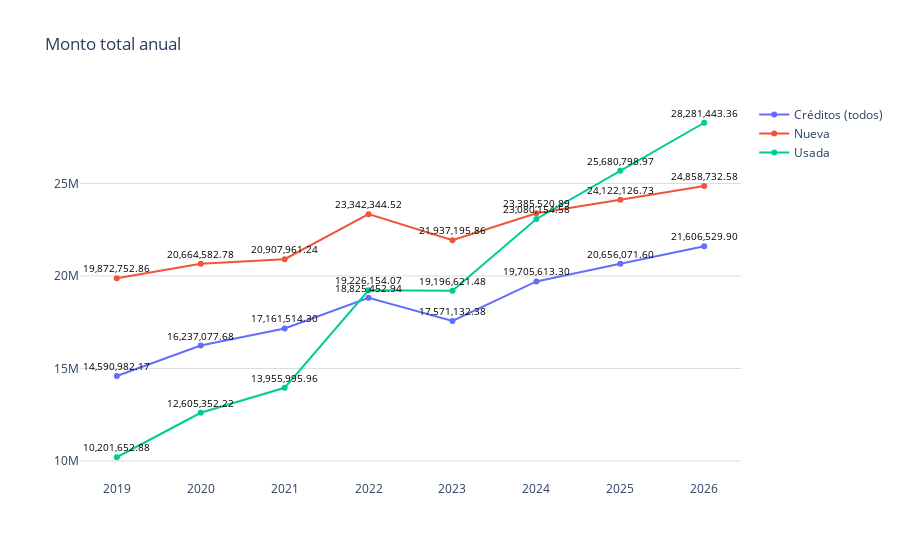

This figure's notebook cell:
### Code cell
forecast_creditosgral_totales_pachuca = pd.concat([total_todos_pachuca, total_nueva_pachuca,total_usada_pachuca], ignore_index=True)
# Datos
trimestres = forecast_creditosgral_totales_pachuca['año']
modalidades = forecast_creditosgral_totales_pachuca['modalidad']
montos = forecast_creditosgral_totales_pachuca['montos']

# Limpiar las cadenas de montos y convertirlas a números
promedios_limpios = [float(montos.replace(',', '')) for montos in montos]

fig = go.Figure()
# Agregar líneas para cada modalidad
for modalidad in modalidades.unique():
    df_modalidad = forecast_creditosgral_totales_pachuca[forecast_creditosgral_totales_pachuca['modalidad'] == modalidad]
    fig.add_trace(go.Scatter(
        x=df_modalidad['año'],
        y=df_modalidad['montos'].apply(lambda x: float(x.replace(',', ''))),  # Usar los montos limpios
        mode='markers+lines',
        name=modalidad
    ))

fig.update_layout(
    title='Monto total anual',
    yaxis=dict(gridcolor='#dddcda'),
    plot_bgcolor='rgba(0,0,0,0)',  # Color de fondo del gráfico
)

# Agregar etiquetas de texto a los puntos
for trace in fig.data:
    df_modalidad = forecast_creditosgral_totales_pachuca[forecast_creditosgral_totales_pachuca['modalidad'] == trace.name]
    for i, point in enumerate(trace.y):
        fig.add_annotation(
            x=trace.x[i], 
            y=point, 
            text=f'{df_modalidad.iloc[i]["montos"]}', 
            showarrow=False,
            font=dict(color='black', size=10),
            yshift=10
        )

# Exportar gráfica como archivo HTML
def guardar_grafico_como_html(fig, nombre_archivo, carpeta='graficas'):
    # Crear la carpeta si no existe
    if not os.path.exists(carpeta):
        os.makedirs(carpeta)
    
    # Gráfica como archivo HTML en la carpeta especificada
    pio.write_html(fig, f'{carpeta}/{nombre_archivo}.html')

guardar_grafico_como_html(fig, 'g_scatt_forecastcreditgral_promedio_pachuca', carpeta='graficas')
fig.show()

### Figure 1 — Plotly figure (JSON) as saved in the notebook; plotly's stock layout.template omitted (floating-point values rounded to 4 significant figures)
{"data": [{"mode": "markers+lines", "name": "Créditos (todos)", "type": "scatter", "x": [2019, 2020, 2021, 2022, 2023, 2024, 2025, 2026], "y": [14590000.0, 16240000.0, 17160000.0, 18830000.0, 17570000.0, 19710000.0, 20660000.0, 21610000.0]}, {"mode": "markers+lines", "name": "Nueva", "type": "scatter", "x": [2019, 2020, 2021, 2022, 2023, 2024, 2025, 2026], "y": [19870000.0, 20660000.0, 20910000.0, 23340000.0, 21940000.0, 23390000.0, 24120000.0, 24860000.0]}, {"mode": "markers+lines", "name": "Usada", "type": "scatter", "x": [2019, 2020, 2021, 2022, 2023, 2024, 2025, 2026], "y": [10200000.0, 12610000.0, 13960000.0, 19230000.0, 19200000.0, 23080000.0, 25680000.0, 28280000.0]}], "layout": {"annotations": [{"font": {"color": "black", "size": 10}, "showarrow": false, "text": "14,590,982.17", "x": 2019, "y": 14590000.0, "yshift": 10}, {"font": {"color": "black", "size": 10}, "showarrow": false, "text": "16,237,077.68", "x": 2020, "y": 16240000.0, "yshift": 10}, {"font": {"color": "black", "size": 10}, "showarrow": false, "text": "17,161,514.30", "x": 2021, "y": 17160000.0, "yshift": 10}, {"font": {"color": "black", "size": 10}, "showarrow": false, "text": "18,825,452.94", "x": 2022, "y": 18830000.0, "yshift": 10}, {"font": {"color": "black", "size": 10}, "showarrow": false, "text": "17,571,132.38", "x": 2023, "y": 17570000.0, "yshift": 10}, {"font": {"color": "black", "size": 10}, "showarrow": false, "text": "19,705,613.30", "x": 2024, "y": 19710000.0, "yshift": 10}, {"font": {"color": "black", "size": 10}, "showarrow": false, "text": "20,656,071.60", "x": 2025, "y": 20660000.0, "yshift": 10}, {"font": {"color": "black", "size": 10}, "showarrow": false, "text": "21,606,529.90", "x": 2026, "y": 21610000.0, "yshift": 10}, {"font": {"color": "black", "size": 10}, "showarrow": false, "text": "19,872,752.86", "x": 2019, "y": 19870000.0, "yshift": 10}, {"font": {"color": "black", "size": 10}, "showarrow": false, "text": "20,664,582.78", "x": 2020, "y": 20660000.0, "yshift": 10}, {"font": {"color": "black", "size": 10}, "showarrow": false, "text": "20,907,961.24", "x": 2021, "y": 20910000.0, "yshift": 10}, {"font": {"color": "black", "size": 10}, "showarrow": false, "text": "23,342,344.52", "x": 2022, "y": 23340000.0, "yshift": 10}, {"font": {"color": "black", "size": 10}, "showarrow": false, "text": "21,937,195.86", "x": 2023, "y": 21940000.0, "yshift": 10}, {"font": {"color": "black", "size": 10}, "showarrow": false, "text": "23,385,520.89", "x": 2024, "y": 23390000.0, "yshift": 10}, {"font": {"color": "black", "size": 10}, "showarrow": false, "text": "24,122,126.73", "x": 2025, "y": 24120000.0, "yshift": 10}, {"font": {"color": "black", "size": 10}, "showarrow": false, "text": "24,858,732.58", "x": 2026, "y": 24860000.0, "yshift": 10}, {"font": {"color": "black", "size": 10}, "showarrow": false, "text": "10,201,652.88", "x": 2019, "y": 10200000.0, "yshift": 10}, {"font": {"color": "black", "size": 10}, "showarrow": false, "text": "12,605,352.22", "x": 2020, "y": 12610000.0, "yshift": 10}, {"font": {"color": "black", "size": 10}, "showarrow": false, "text": "13,955,995.96", "x": 2021, "y": 13960000.0, "yshift": 10}, {"font": {"color": "black", "size": 10}, "showarrow": false, "text": "19,226,154.07", "x": 2022, "y": 19230000.0, "yshift": 10}, {"font": {"color": "black", "size": 10}, "showarrow": false, "text": "19,196,621.48", "x": 2023, "y": 19200000.0, "yshift": 10}, {"font": {"color": "black", "size": 10}, "showarrow": false, "text": "23,080,154.58", "x": 2024, "y": 23080000.0, "yshift": 10}, {"font": {"color": "black", "size": 10}, "showarrow": false, "text": "25,680,798.97", "x": 2025, "y": 25680000.0, "yshift": 10}, {"font": {"color": "black", "size": 10}, "showarrow": false, "text": "28,281,443.36", "x": 2026, "y": 28280000.0, "yshift": 10}], "plot_bgcolor": "rgba(0,0,0,0)", "title": {"text": "Monto total anual"}, "yaxis": {"gridcolor": "#dddcda"}}}
